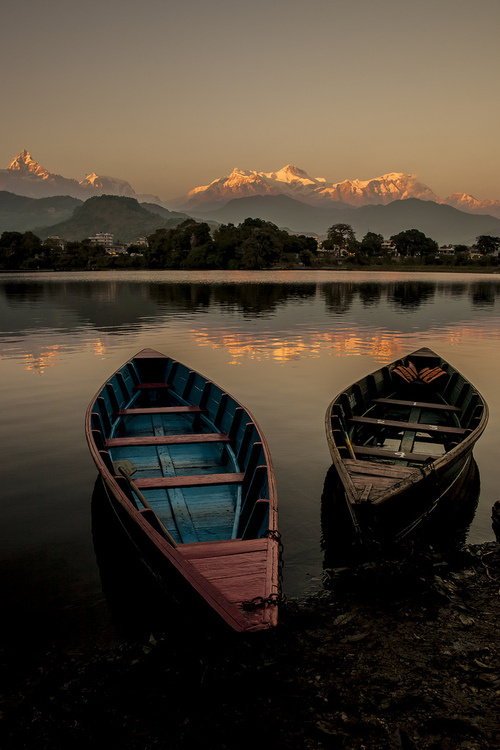
//> input picture 05图像轮廓与图像分割/1.jpg, 500 x 750 px
$ ./03-5图形拟合-综合   (built with g++ and OpenCV 4)
//> lines starting //> are read from the running program, lines starting //| are printed output that depends on the picture; after the words box and inside, x2 and y2 are one past the last pixel; in counts of white or black regions, pixels touching at a corner belong together
#include<iostream>
#include<opencv2/opencv.hpp>
using namespace std;
using namespace cv;
int main()
{
	Mat src, dst;

	//01灰度化
	src = imread("1.jpg", 0);
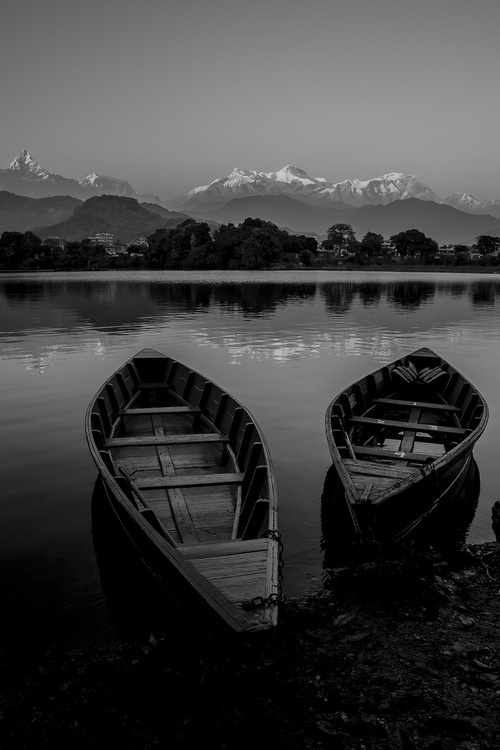
//> src: 750 rows x 500 cols, CV_8UC1; min 0, max 209, mean 64.1
	imshow("src", src);

	//02滤波
	blur(src, dst, Size(3, 3));
	//GaussianBlur(src, dst, Size(3, 3), 0);
	//dst = src.clone();
	imshow("dst1", dst);

	//03二值化


	Canny(dst, dst, 100, 200, 3);
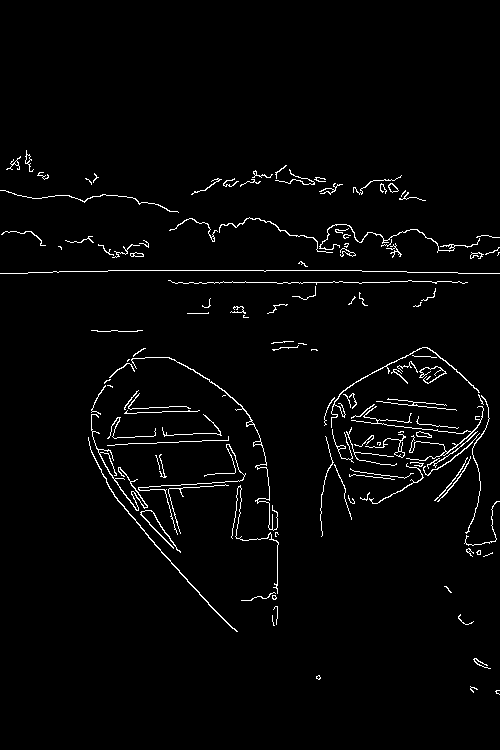
//> dst: 750 rows x 500 cols, CV_8UC1; 2.4% white in thin lines or dots, all inside (x1, y1, x2, y2) = (0, 150, 500, 695)
	imshow("dst2", dst);

	//04查找轮廓
	vector<vector<Point>> contours;
	vector<Vec4i> hierarchy;
	findContours(dst, contours, hierarchy, RETR_TREE, CHAIN_APPROX_SIMPLE, Point(0, 0));
//> contours = 149 contours, 117 with area under 20; largest, box (x1, y1, x2, y2) and area: (88, 437, 238, 632) 140, (131, 357, 278, 531) 121, (91, 414, 148, 511) 98, (331, 347, 480, 428) 96, (319, 224, 480, 253) 78

	//05进行多边形拟合、圆形拟合和矩形拟合，因此需要定义存储量
	vector<vector<Point>> polyContours(contours.size());
//> polyContours = 149 empty contours
	vector<Rect> rt(contours.size());
	vector<Point2f> center(contours.size());
	vector<float> radius(contours.size());
	vector<double>epsilion(contours.size());


	//05提取轮廓并绘图
	Mat drawing = Mat::zeros(dst.size(), CV_8UC3);
	RNG rng(12345);
	for (int i = 0; i < contours.size(); i++)
	{
		//提取轮廓
		epsilion[i] = 0.01 * arcLength(contours[i], true);
		approxPolyDP(contours[i], polyContours[i], epsilion[i], true);
		rt[i]=boundingRect(contours[i]);
		minEnclosingCircle(contours[i], center[i], radius[i]);


		//绘图

		drawContours(drawing,polyContours , i, Scalar(rng.uniform(0, 255), rng.uniform(0, 255), rng.uniform(0, 255)), 2, 8, hierarchy, 0, Point());
		circle(drawing, center[i], radius[i], Scalar(rng.uniform(0, 255), rng.uniform(0, 255), rng.uniform(0, 255)));
		rectangle(drawing, rt[i], Scalar(rng.uniform(0, 255), rng.uniform(0, 255), rng.uniform(0, 255)));

	}
//> this loop made 149 passes
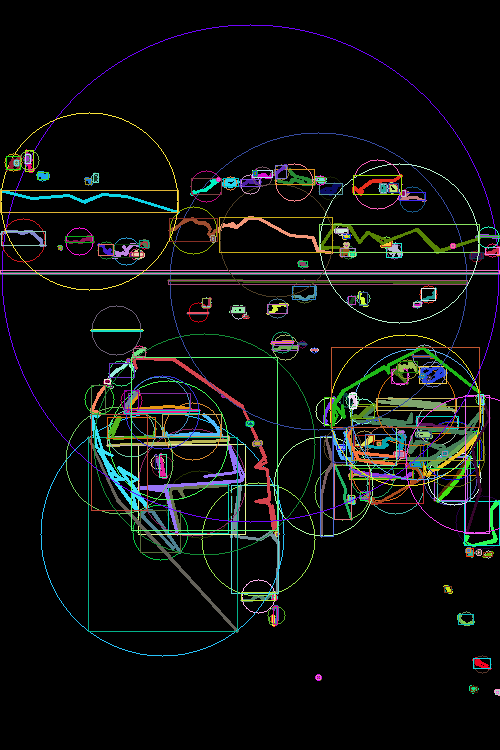
//> drawing: 750 rows x 500 cols, CV_8UC3; mean B, G, R 14.5, 16.1, 14.4
//> after the loop, epsilion = 149 values, max 10.06 at index 98, min 0.0566 at index 135, mean 1.12
	imshow("dst", drawing);

	//08计算面积和长度

	waitKey(0);

	return 0;
}

$ run again, with 05图像轮廓与图像分割/2.jpg copied over 05图像轮廓与图像分割/1.jpg
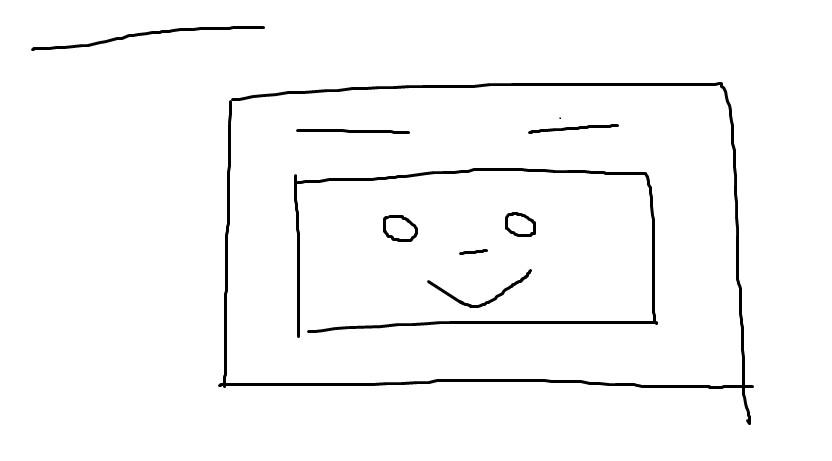
//> input picture 05图像轮廓与图像分割/2.jpg, 832 x 461 px
//> src is the input picture: 461 rows x 832 cols, CV_8UC1; min 0, max 255, mean 248.1
//> `Canny(dst, dst, 100, 200, 3);`:
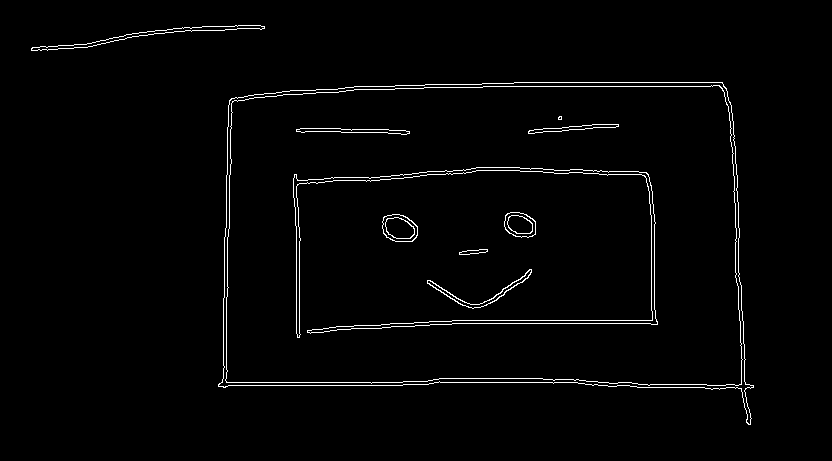
//> dst: 461 rows x 832 cols, CV_8UC1; 1.8% white in thin lines or dots, all inside (x1, y1, x2, y2) = (31, 25, 754, 425)
//> contours = 26 contours, 2 with area under 20; largest, box (x1, y1, x2, y2) and area: (218, 82, 754, 425) 153645, (218, 82, 754, 425) 153627, (225, 85, 743, 386) 148341, (225, 85, 743, 386) 148334, (293, 167, 658, 338) 3052
//> polyContours = 26 empty contours
//> the loop `for (int i = 0; i < contours.size(); i++)` made 26 passes
//> after the loop `for (int i = 0; i < contours.size(); i++)`:
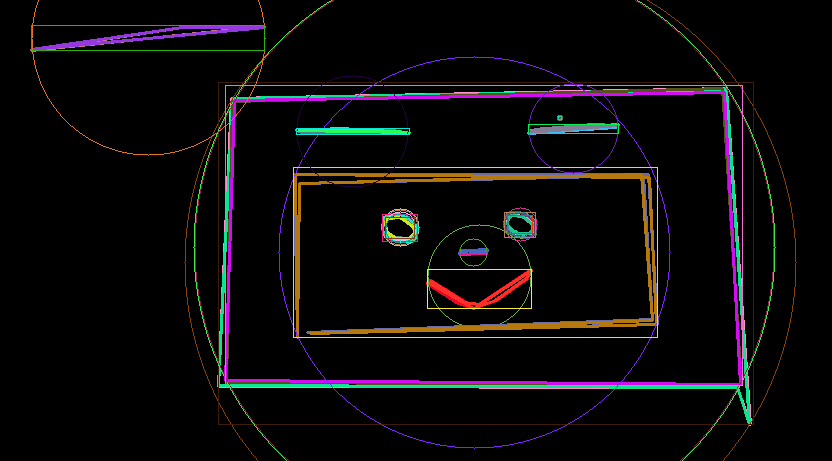
//> drawing: 461 rows x 832 cols, CV_8UC3; mean B, G, R 9.8, 9.1, 11.8

$ run again, with 05图像轮廓与图像分割/3.jpg copied over 05图像轮廓与图像分割/1.jpg
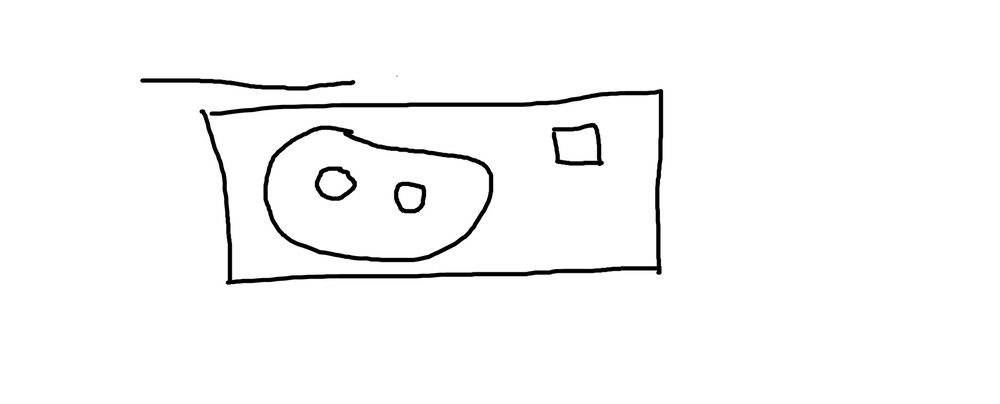
//> input picture 05图像轮廓与图像分割/3.jpg, 1000 x 404 px, shrunk from 1907 x 770 before the run
//> src is the input picture: 404 rows x 1000 cols, CV_8UC1; min 0, max 255, mean 248.6
//> `Canny(dst, dst, 100, 200, 3);`:
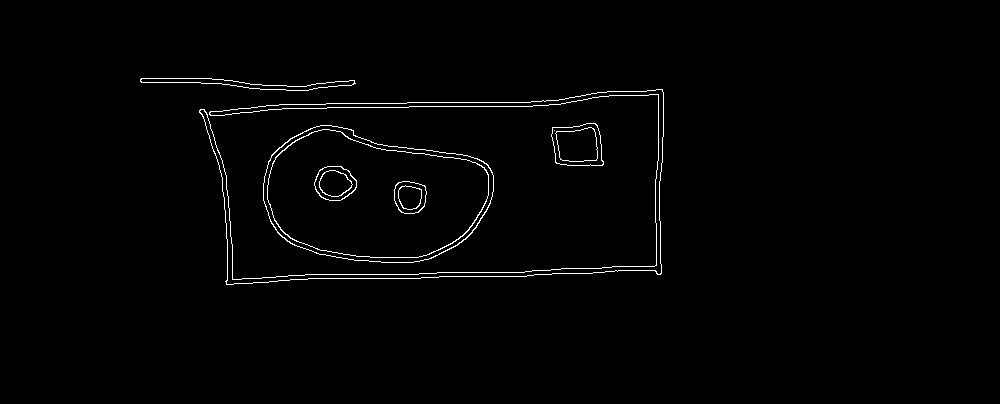
//> dst: 404 rows x 1000 cols, CV_8UC1; 1.2% white in thin lines or dots, all inside (x1, y1, x2, y2) = (140, 78, 664, 285)
//> contours = 21 contours, 1 with area under 20; largest, box (x1, y1, x2, y2) and area: (263, 125, 494, 263) 23826, (263, 125, 494, 263) 23717, (267, 129, 489, 258) 21291, (267, 129, 489, 258) 21185, (199, 89, 664, 285) 5214
//> polyContours = 21 empty contours
//> the loop `for (int i = 0; i < contours.size(); i++)` made 21 passes
//> after the loop `for (int i = 0; i < contours.size(); i++)`:
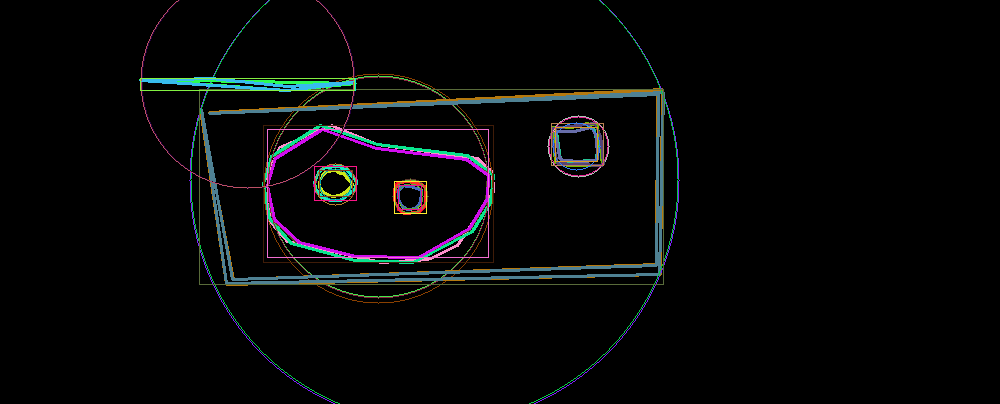
//> drawing: 404 rows x 1000 cols, CV_8UC3; mean B, G, R 7.1, 7, 6.3

$ run again, with 05图像轮廓与图像分割/4.jpg copied over 05图像轮廓与图像分割/1.jpg
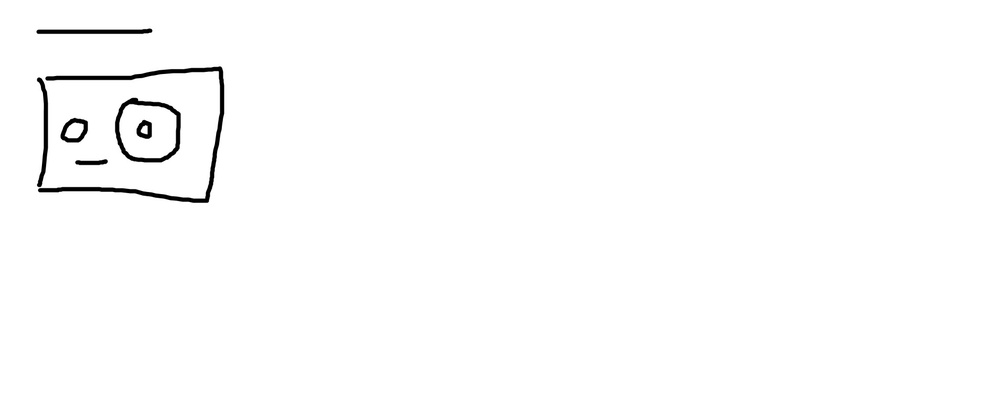
//> input picture 05图像轮廓与图像分割/4.jpg, 1000 x 404 px, shrunk from 1907 x 770 before the run
//> src is the input picture: 404 rows x 1000 cols, CV_8UC1; min 0, max 255, mean 252.2
//> `Canny(dst, dst, 100, 200, 3);`:
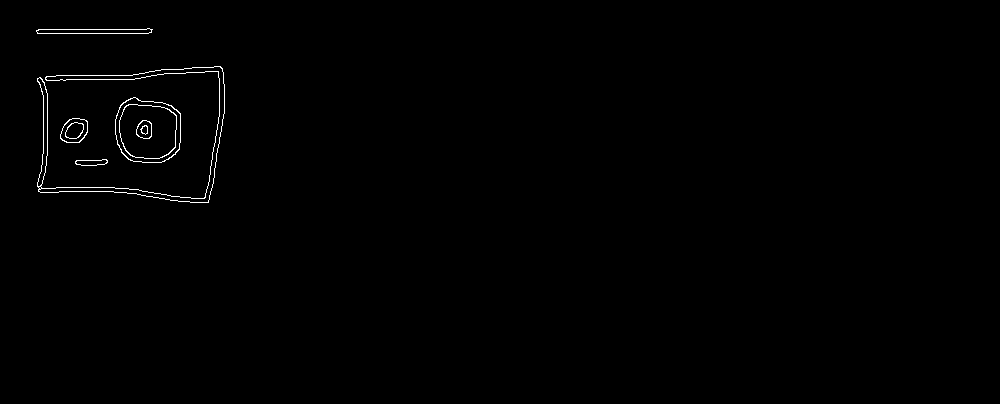
//> dst: 404 rows x 1000 cols, CV_8UC1; 0.54% white in thin lines or dots, all inside (x1, y1, x2, y2) = (36, 28, 225, 203)
//> contours = 20 contours, 1 with area under 20; largest, box (x1, y1, x2, y2) and area: (115, 97, 181, 163) 3538, (115, 97, 181, 163) 3495, (119, 104, 177, 159) 2658, (119, 104, 177, 159) 2626, (37, 66, 225, 203) 2483
//> polyContours = 20 empty contours
//> the loop `for (int i = 0; i < contours.size(); i++)` made 20 passes
//> after the loop `for (int i = 0; i < contours.size(); i++)`:
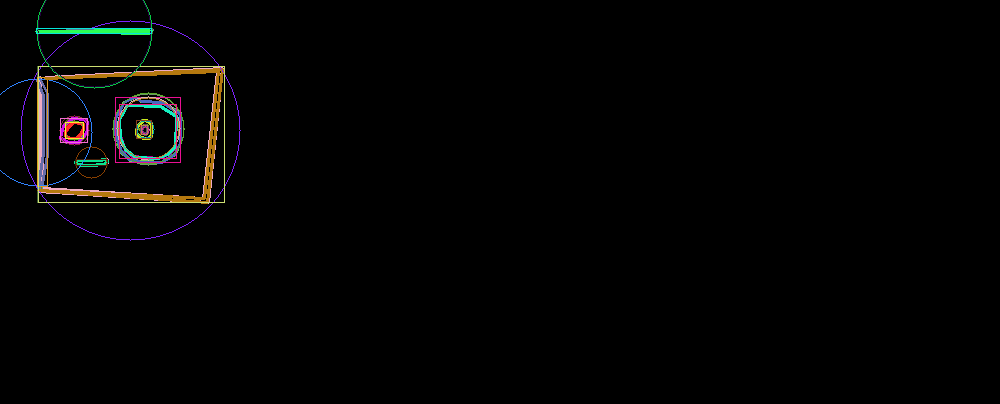
//> drawing: 404 rows x 1000 cols, CV_8UC3; mean B, G, R 2.7, 3.1, 3.4
